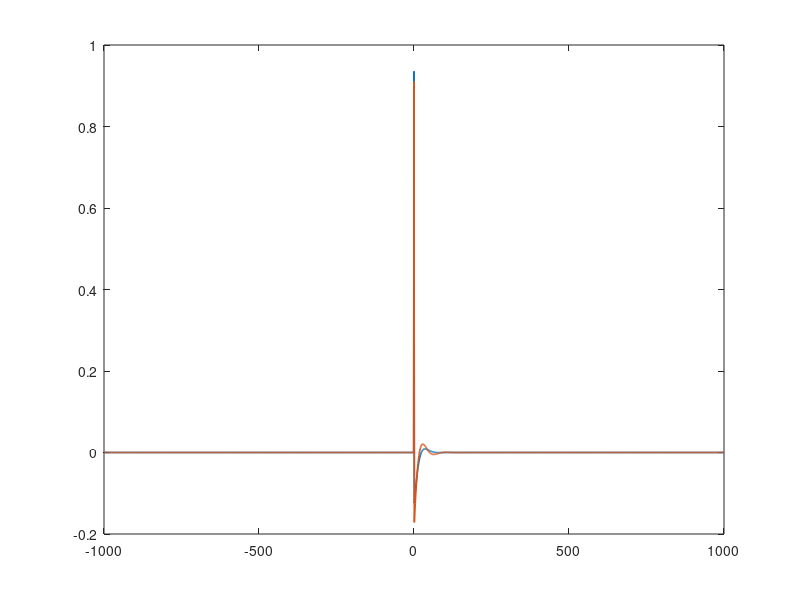

Write the MATLAB code that produced this figure. (Note: this script raises an error after producing the figure.)
% Zero-phase (filtfilt) vs causal Butterworth high-pass: impulse response
fs     = 20000;      % sampling rate (Hz)
fc     = 300;        % high-pass cutoff (Hz)
order  = 2;          % Butterworth order
order1 = 3
thresh = 1e-3;       % settle threshold (fraction of peak)

Wn = fc/(fs/2);                        % cutoff normalized to Nyquist (MATLAB convention)
[b,a] = butter(order, Wn, 'high');     % 3rd-order Butterworth high-pass
[d,c] = butter(order1, Wn, 'high');     % 3rd-order Butterworth high-pass
NT = 2001;                             % buffer length (odd -> has a true center)
m  = (NT+1)/2;                         % center index
x  = zeros(NT,1);  x(m) = 1;           % unit impulse at the CENTER

h_causal = filter(b, a, x);            % one-directional (causal) response
h1_casual = filter(d, c, x)
t = (1:NT)' - m;                       % samples relative to impulse (0 = impulse)

% --- frequency response ---
nfft = 4096;
[H, f]   = freqz(b, a, nfft, fs);          % single-pass complex response
mag_db  = 20*log10(abs(H));               % filter (causal) magnitude
phase   = unwrap(angle(H))*180/pi;        % filter phase
[gd, fg] = grpdelay(b, a, nfft, fs);       % filter group delay (samples)

nfft = 4096;
[H1, f1]   = freqz(d, c, nfft, fs);          % single-pass complex response
mag1_db  = 20*log10(abs(H1));               % filter (causal) magnitude
phase1   = unwrap(angle(H1))*180/pi;        % filter phase
[gd1, fg1] = grpdelay(d, c, nfft, fs);       % filter group delay (samples)

%% Figure 1: Impulse Response
figure;
plot(t, h_causal, 'LineWidth', 1.2); hold on;
plot(t, h1_casual, 'LineWidth', 1.2);
xline(0,'k:');
legend('IIR Butterworth 2nd order','IIR Butterworth 3rd order');
xlabel('samples relative to impulse'); ylabel('amplitude');
title('Impulse response: 2nd vs 3rd order Butterworth'); grid on;

%% Figure 2: Bode magnitude (both)
figure;
semilogx(f, mag_db,'LineWidth',1.5); hold on;
semilogx(f, mag1_db,'LineWidth',1.5);
xline(fc,':k'); yline(-3,':k');
xlim([10 fs/2]); grid on;
title('Bode magnitude');
xlabel('Hz'); ylabel('|H| (dB)');
legend('2nd order','3rd order','Location','best');

%% Figure 3: Bode phase (both)
figure;
semilogx(f, phase,'LineWidth',1.5); hold on;
semilogx(f, phase1,'LineWidth',1.5);
xline(fc,':k');
xlim([10 fs/2]); grid on;
title('Bode phase');
xlabel('Hz'); ylabel('phase (deg)');
legend('2nd order','3rd order','Location','best');

%% --- group delay vs frequency (the phase nonlinearity) ---
figure;
plot(fg, gd, 'LineWidth',1.5); hold on;
plot(fg1, gd1, 'LineWidth', 1.5);
xlim([10 3000]);
ylim([0 35]);  
grid on;
title('Group delay');
xlabel('Hz'); ylabel('delay (samples)');
legend('2nd order','3rd order','Location','best');
